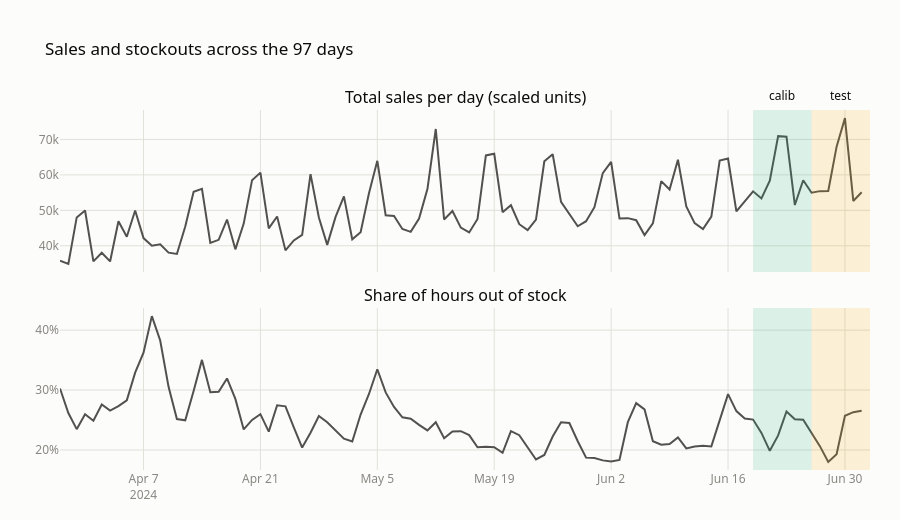

The notebook cell this image was saved under:
### Markdown cell above
## 4. All 50,000 series over time

### Code cell
overview = pd.DataFrame(
    {
        "date": dates,
        "total_sales": cube.sales.sum(axis=(0, 2)),
        "share_of_hours_out_of_stock": cube.stockout.mean(axis=(0, 2)),
    }
)
display(overview.tail(14))

fig = make_subplots(
    rows=2,
    cols=1,
    shared_xaxes=True,
    vertical_spacing=0.1,
    subplot_titles=(
        "Total sales per day (scaled units)",
        "Share of hours out of stock",
    ),
)
for row, column in ((1, "total_sales"), (2, "share_of_hours_out_of_stock")):
    fig.add_scatter(
        x=overview["date"],
        y=overview[column],
        mode="lines",
        line=dict(color=ALL_DATA, width=2),
        showlegend=False,
        row=row,
        col=1,
    )
final = splits[splits["fold"].isna()].set_index("split")
for split in ("calib", "test"):
    start = pd.Timestamp(final.loc[split, "start_date"])
    end = pd.Timestamp(final.loc[split, "end_date"]) + pd.Timedelta(days=1)
    fig.add_vrect(
        x0=start, x1=end, fillcolor=SPLIT_COLORS[split], opacity=0.15, line_width=0
    )
    fig.add_annotation(
        x=start + (end - start) / 2, y=1.07, yref="paper", text=split, showarrow=False
    )
fig.update_yaxes(tickformat=".0%", row=2, col=1)
fig.update_layout(
    height=520, title="Sales and stockouts across the 97 days", margin_t=110
)
fig.show()
